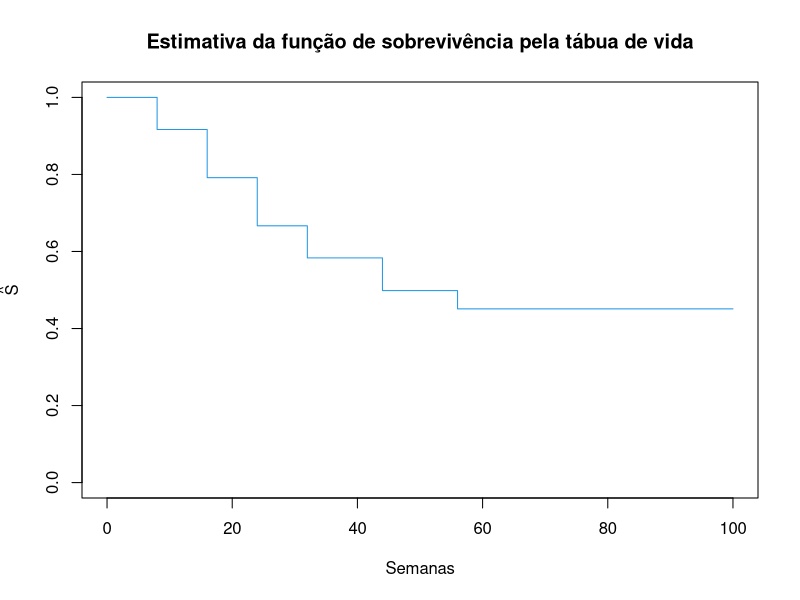
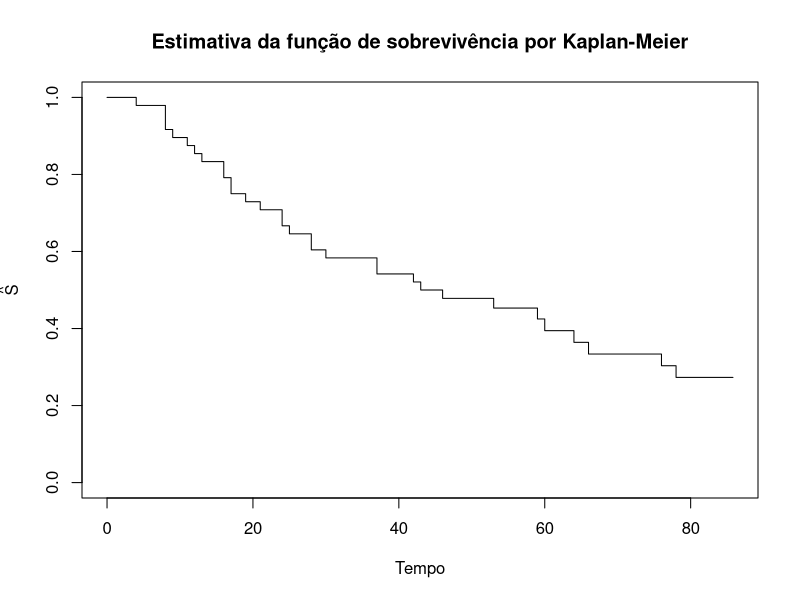
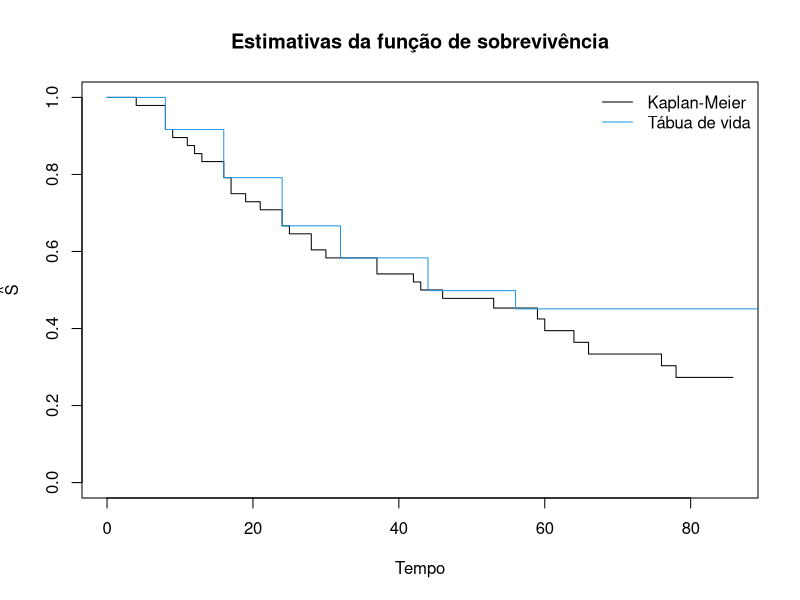
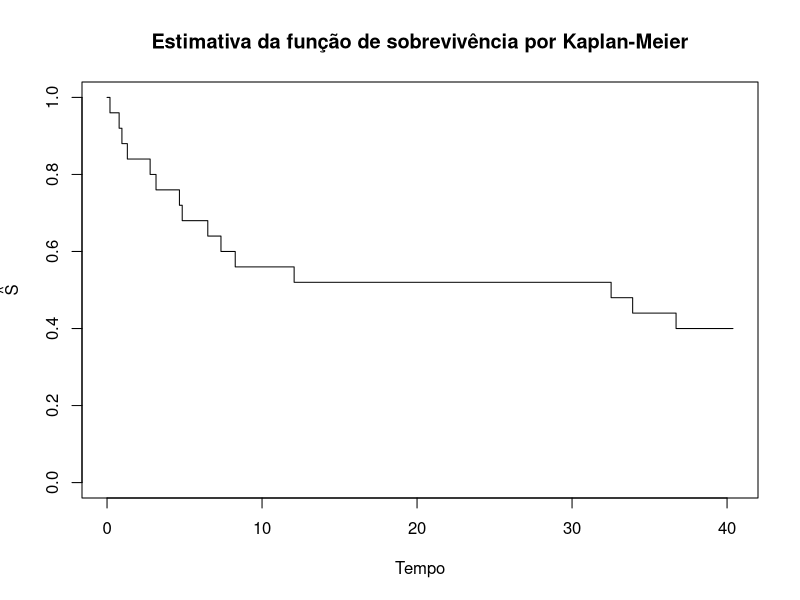
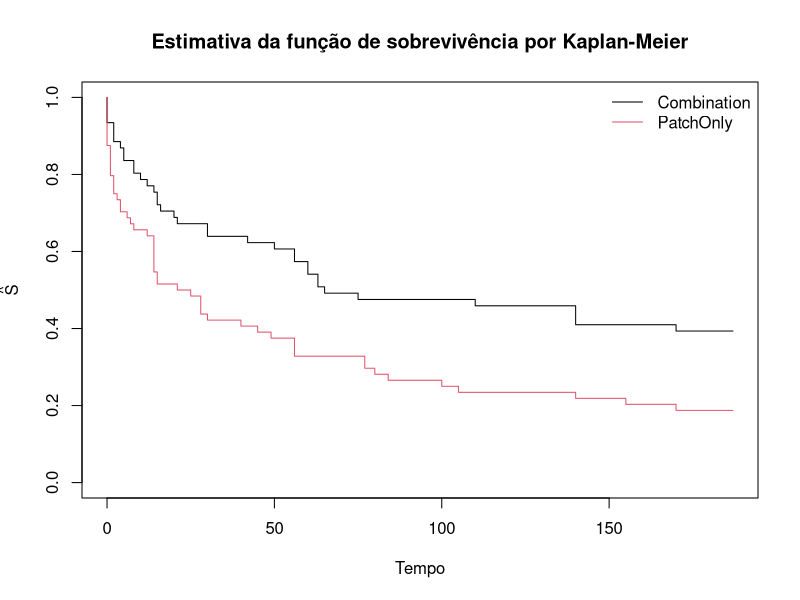

Write R code to recreate these figures, in order. (Note: this script raises an error after producing the figures.)
## ---- chunk 1
knitr::opts_chunk$set(warning=FALSE, 
                      # fig.dim = c(5,5),
                      # out.height = '40%',
                      # fig.align = 'center',
                      message=FALSE
                      )

library(tidyverse)
library(ggplot2)
library(knitr)
library(readr)
library(dplyr)


## ---- chunk 2
# QUESTAO 3a ----

dados_raw <- readr::read_csv2('data/Lista2-Xelox.csv')

# limites dos intervalos
breaks <- c(0,8,16,24,32,44,56, Inf)

tabua <- dados_raw %>% 
  mutate(
    # define as faixas
    intervalo = cut(timeWeeks, breaks=breaks, right=TRUE, include.lowest = T),
    i = as.integer(intervalo)
  ) %>% 
  group_by(intervalo, i) %>% 
  summarise(
    # numero de falhas no intervalo
    d = sum(delta),
    # numero de censuras no intervalo
    w = sum(1-delta)
  ) %>% 
  ungroup() %>% 
  mutate(
    # numero de obs em risco, que nao falharam até o fim do intervalo anterior
    n_estrela = sum(d+w) - cumsum(d+w) +w+d,
    # corrigindo o numero de ind. em risco
    n = n_estrela - w/2,
    # prop. de falhas no intervalo
    q_hat = d/n,
    # na tabua de vida, a estimativa de S do 1o intervalo = 1
    # depois o produtorio acumulado dos p_i
    s_hat = c(1, cumprod(1 - q_hat)[-n()])
  )


## ---- chunk 3
tabua %>%
  kable(
    caption = "Estimativas da tábua de vida.", 
    col.names = c(
      "Semanas","$i$","$d_i$","$w_i$",
      "$n*$","$n$", 
      "$q_i$",
      "$\\hat{S}(t)$"))


## ---- chunk 4
x = rep(breaks, each=2)[2:15]
x[length(x)] <- 100 # substitui infinito
y = rep(tabua$s_hat, each=2)

plot(x, y, type="l", col=4, xlab="Semanas", ylab=expression(hat(S)),ylim = c(0,1),
     main = "Estimativa da função de sobrevivência pela tábua de vida", cex=.6)


## ---- chunk 5
# QUESTAO 3b ----

# vamos criar uma funcao para calcular as estimativas de Kaplan-Meier
estimar_km <- function(dados, tempo, delta) {
  dados %>%
    # agrupa para cada tempo unico
    group_by(t={{ tempo }}) %>%
    # numero de eventos e censuras em cada t
    summarise(d = sum({{ delta }}), w=sum(1-{{ delta }})) %>% 
    ungroup() %>% 
    mutate(
      # numero de individuos vivos até antes de cada instante t
      Y = sum(d+w) - (cumsum(d+w) - (d+w)),
      # estimate of the conditional probability that an individual who survives 
      # to just prior to time ti experiences the event at time ti
      q = d/Y,
      # estimate of surv function
      s_hat = cumprod(1 - q)
    ) %>% 
    filter(d!=0)
}

tabela_km <- function(estimativa_km, caption="Estimativas de Kaplan-Meier.",
                      col.names = c("Tempo","$d_i$","$w_i$","$Y_i$", 
                                    "$q_i=d_i/Y_i$", "$\\hat{S}(t)$"), 
                      ...) {
  estimativa_km %>% kable(caption=caption, col.names=col.names, ...)
}

# calcula estimativas
estimativas <- dados_raw %>% estimar_km(timeWeeks, delta)


## ---- chunk 6
estimativas %>% tabela_km()

## ---- chunk 7
plot_km <- function(
  estimativa_km, x_max=NULL, type="l", col=1, xlab="Tempo",
  ylab=expression(hat(S)),ylim = c(0,1),
  main = "Estimativa da função de sobrevivência por Kaplan-Meier", cex=.6, add=FALSE) {
  
  if(is.null(x_max)){
    x_max <- max(estimativa_km$t) * 1.10
  }
  
  x_km <- c(0, rep(estimativa_km$t, each=2), x_max)
  y_km <- c(1, 1, rep(estimativa_km$s_hat, each=2))
  
  if(add){
    lines(x_km, y_km, type=type, col=col, xlab=xlab, ylab=ylab, 
       ylim=ylim, main=main, cex=cex)
  }else{
    plot(x_km, y_km, type=type, col=col, xlab=xlab, ylab=ylab, 
       ylim=ylim, main=main, cex=cex)
  }
  
}

plot_km(estimativas)

## ---- chunk 8
# QUESTAO 3c ----
plot_km(estimativas,main = "Estimativas da função de sobrevivência")
lines(x, y, type="l", col=4)
legend("topright",legend=c("Kaplan-Meier","Tábua de vida"),lty = c(1, 1),
       col = c(1,4), bty="n")


## ---- chunk 9
# QUESTAO 5a ----

# dados
dados <- tibble(
  t = c(0.19, 0.78, 0.96, 1.31, 2.78, 3.16, 4.67, 4.85, 
        6.50, 7.35, 8.27, 12.07, 32.52, 33.91, 36.71),
  delta = 1
  ) %>% 
  # censuras
  add_row(t= rep(36.71, 10), delta = 0)

estimativas <- estimar_km(dados, t, delta)


## ---- chunk 10
estimativas %>% tabela_km()


## ---- chunk 11
estimativas %>% plot_km()


## ---- chunk 12
# QUESTAO 5b ----

t0 = 12.07
t1 = 32.52
s0 = estimativas$s_hat[which(estimativas$t==t0)]
s1 = estimativas$s_hat[which(estimativas$t==t1)]

s=0.5
t_mediano = t0 + (t1-t0)*(s-s0)/(s1-s0)
t_mediano


## ---- chunk 13
# QUESTAO 5c ----

t0 = 1.31
t1 = 2.78
s0 = estimativas$s_hat[which(estimativas$t==t0)]
s1 = estimativas$s_hat[which(estimativas$t==t1)]

# do item anterior:
#  t(s) = t0 + (t1-t0)*(s-s0)/(s1-s0)
# então s(t):
#  s = (t-t0)*(s1-s0)/(t1-t0) + s0
t=2
s_hat = (t-t0)*(s1-s0)/(t1-t0) + s0
c(s_hat, 1-s_hat)


## ---- chunk 14
var_hat <- estimativas %>% filter(t<2) %>% 
  summarise(
    a = (!!s_hat)^2 * sum(d/(Y*(Y-d))) 
  ) %>% pull()
var_hat


## ---- chunk 15
z <-  qnorm(0.95) # 1 - (1-gamma)/2
round(c((1-s_hat) - z * sqrt(var_hat), (1-s_hat) + z * sqrt(var_hat)), 3)
## ---- chunk 16
library(survival)
library(survminer)
q6 = read.table('data/Lista2_cancerLingua.txt')
colnames(q6) = c('perfil','tempo','delta')
q6_df = q6 %>% filter(perfil == 1)
## ---- chunk 17
# QUESTAO 7 ----

dados_raw <- readr::read_csv('data/pharmacoSmoking.csv')

dados_grp <- dados_raw %>% group_by(grp) 
lst_dados <- dados_grp %>% group_split()
names(lst_dados) <- group_keys(dados_grp) %>% pull()

# calcula estimativas para cada grupo
lst_estimativas <- lst_dados %>% purrr::map(~estimar_km(., ttr, relapse)  )


## ---- chunk 18
tabela_km(lst_estimativas[["combination"]], 
          caption="Estimativas de Kaplan-Meier para combination.")
tabela_km(lst_estimativas[["patchOnly"]], 
          caption="Estimativas de Kaplan-Meier para patchOnly.")

## ---- chunk 19

plot_km(lst_estimativas[["combination"]])
plot_km(lst_estimativas[["patchOnly"]], col=2, add=T)

legend("topright",legend=c("Combination","PatchOnly"),lty = c(1, 1),
       col = c(1,2), bty="n")

## ---- chunk 20
# QUESTAO 7b ----

# install.packages(c("survival", "survminer"))
library(survival)
library(survminer)

# modelo
sfit <- survfit(Surv(ttr, relapse)~grp, data=dados_raw)

bind_rows(
  # teste de log rank
  surv_pvalue(sfit, method = "log-rank"),
  
  # usando Gehan-Breslow (Wilcoxon generalizado)
  surv_pvalue(sfit, method = "gehan-breslow"),
  
  # usando  Peto-Peto
  surv_pvalue(sfit, method = "S1"),
  
  # usando Fleming-Harrington(p=1, q=1)
  surv_pvalue(sfit, method = "FH_p=1_q=1"),
) %>% 
  dplyr::relocate(method) %>% 
  dplyr::select(-pval.txt)


## ---- chunk 21
# QUESTAO 7c ----

# modelo
sfit <- survfit(Surv(ttr, relapse)~grp+strata(employment), data=dados_raw)

ggsurvplot(sfit,dados_raw)+
  labs(x="Tempo", y=expression(hat(S)(t)))

## ---- chunk 22
survdiff(Surv(ttr, relapse)~grp+strata(employment), data=dados_raw)
